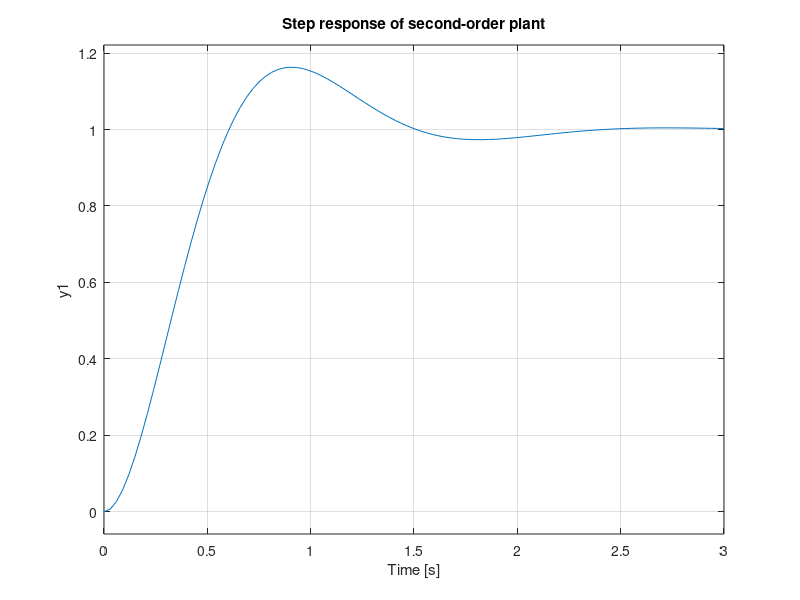
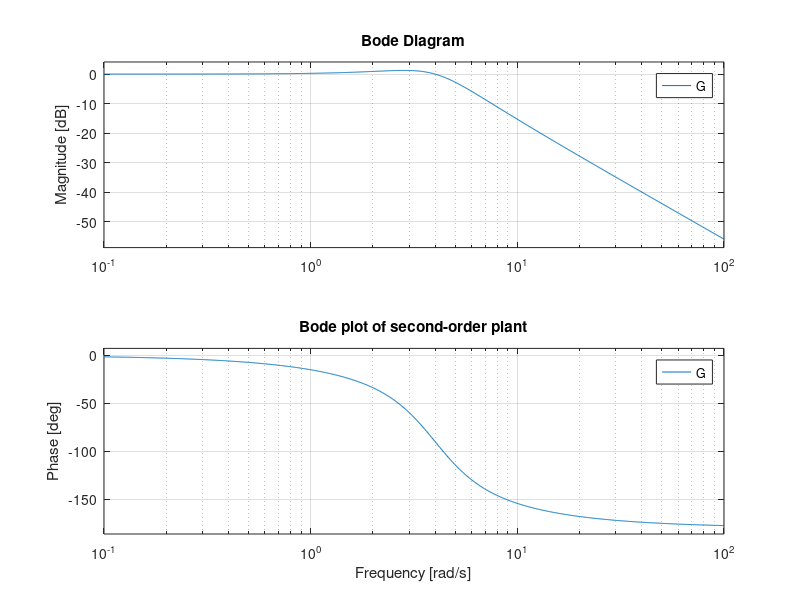

Source code (MATLAB) for these figures, in order:
% Second-order benchmark plant
zeta = 0.5;
wn   = 4.0;

num = [wn^2];              % numerator coefficients
den = [1  2*zeta*wn  wn^2];% denominator coefficients

G = tf(num, den);

% Time-domain analysis
figure;
step(G);
title('Step response of second-order plant');

% Frequency-domain analysis
figure;
bode(G);
grid on;
title('Bode plot of second-order plant');
